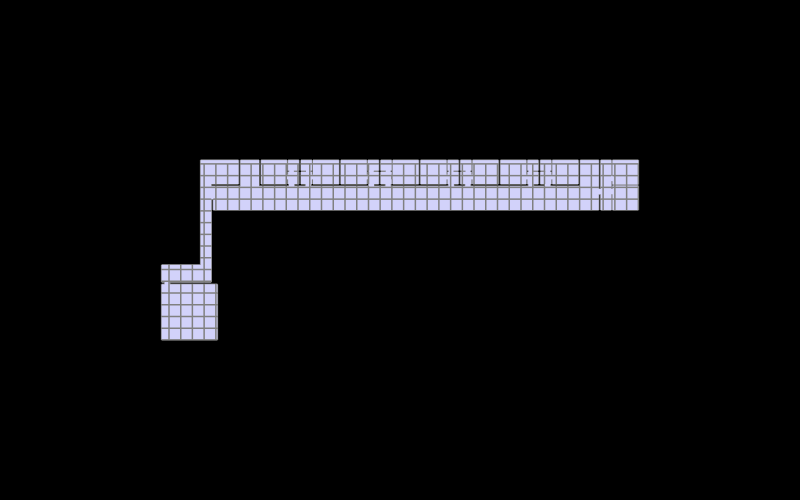
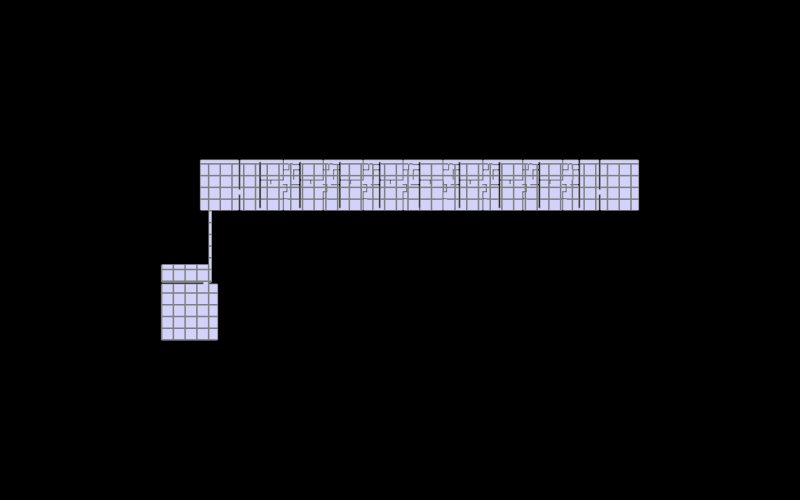

The notebook cell saved with these charts, in order:
### Markdown cell above
## 8. Show the geometry and the grids

### Code cell
Topology.Show(plan1, grid1,
              camera=[0,0,6],
              faceColor=[210,210,250],
              faceOpacity=1,
              edgeColor='grey',
              edgeWidth=3,
              showVertices=False,
              backgroundColor='black',
              width=800,
              height=500,
              renderer=renderer)

Topology.Show(plan2, grid2,
              camera=[0,0,6],
              faceColor=[210,210,250],
              faceOpacity=1,
              edgeColor='grey',
              edgeWidth=3,
              showVertices=False,
              backgroundColor='black',
              width=800,
              height=500,
              renderer=renderer)

### Figure 1 — Plotly figure (JSON) as saved in the notebook; plotly's stock layout.template omitted (floating-point values rounded to 4 significant figures; data arrays with more than 128 entries replaced by an {"elided": "..."} marker saying what was removed)
{"data": [{"hoverinfo": "text", "legendgroup": "2", "legendrank": 2, "line": {"color": "grey", "dash": "solid", "width": 3}, "marker": {"size": 0}, "mode": "lines", "name": "1: Untitled (Edges)", "showlegend": false, "text": "", "type": "scatter3d", "x": {"elided": "732 float values"}, "y": {"elided": "732 float values"}, "z": {"elided": "732 int values"}}, {"cmax": 1, "cmin": 0, "color": "#D2D2FA", "colorscale": [[0, "#440154"], [0.1111, "#482878"], [0.2222, "#3e4989"], [0.3333, "#31688e"], [0.4444, "#26828e"], [0.5556, "#1f9e89"], [0.6667, "#35b779"], [0.7778, "#6ece58"], [0.8889, "#b5de2b"], [1, "#fde725"]], "flatshading": true, "hoverinfo": "text", "hovertext": "", "i": {"elided": "242 int values"}, "j": {"elided": "242 int values"}, "k": {"elided": "242 int values"}, "legendgroup": "3", "legendrank": 3, "lighting": {"facenormalsepsilon": 0}, "name": "1: Untitled (Faces)", "opacity": 1, "showlegend": false, "showscale": false, "text": "", "type": "mesh3d", "x": {"elided": "244 float values"}, "y": {"elided": "244 float values"}, "z": {"elided": "244 int values"}}, {"hoverinfo": "text", "legendgroup": "6", "legendrank": 6, "line": {"color": "grey", "dash": "solid", "width": 3}, "marker": {"size": 0}, "mode": "lines", "name": "2: Untitled (Edges)", "showlegend": false, "text": "", "type": "scatter3d", "x": {"elided": "390 float values"}, "y": {"elided": "390 float values"}, "z": {"elided": "390 int values"}}], "layout": {"autosize": true, "height": 500, "margin": {"b": 40, "l": 40, "r": 40, "t": 40}, "paper_bgcolor": "#000000", "plot_bgcolor": "#000000", "scene": {"aspectmode": "data", "camera": {"center": {"x": 0, "y": 0, "z": 0}, "eye": {"x": 0, "y": 0, "z": 6}, "projection": {"type": "perspective"}, "up": {"x": 0, "y": 1, "z": 0}}, "xaxis": {"visible": false}, "yaxis": {"visible": false}, "zaxis": {"visible": false}}, "showlegend": true, "width": 800, "xaxis": {"showgrid": false, "visible": false, "zeroline": false}, "yaxis": {"showgrid": false, "visible": false, "zeroline": false}}}

### Figure 2 — Plotly figure (JSON) as saved in the notebook; plotly's stock layout.template omitted (floating-point values rounded to 4 significant figures; data arrays with more than 128 entries replaced by an {"elided": "..."} marker saying what was removed)
{"data": [{"hoverinfo": "text", "legendgroup": "2", "legendrank": 2, "line": {"color": "grey", "dash": "solid", "width": 3}, "marker": {"size": 0}, "mode": "lines", "name": "1: Untitled (Edges)", "showlegend": false, "text": "", "type": "scatter3d", "x": {"elided": "1266 float values"}, "y": {"elided": "1266 float values"}, "z": {"elided": "1266 int values"}}, {"cmax": 1, "cmin": 0, "color": "#D2D2FA", "colorscale": [[0, "#440154"], [0.1111, "#482878"], [0.2222, "#3e4989"], [0.3333, "#31688e"], [0.4444, "#26828e"], [0.5556, "#1f9e89"], [0.6667, "#35b779"], [0.7778, "#6ece58"], [0.8889, "#b5de2b"], [1, "#fde725"]], "flatshading": true, "hoverinfo": "text", "hovertext": "", "i": {"elided": "420 int values"}, "j": {"elided": "420 int values"}, "k": {"elided": "420 int values"}, "legendgroup": "3", "legendrank": 3, "lighting": {"facenormalsepsilon": 0}, "name": "1: Untitled (Faces)", "opacity": 1, "showlegend": false, "showscale": false, "text": "", "type": "mesh3d", "x": {"elided": "422 float values"}, "y": {"elided": "422 float values"}, "z": {"elided": "422 int values"}}, {"hoverinfo": "text", "legendgroup": "6", "legendrank": 6, "line": {"color": "grey", "dash": "solid", "width": 3}, "marker": {"size": 0}, "mode": "lines", "name": "2: Untitled (Edges)", "showlegend": false, "text": "", "type": "scatter3d", "x": {"elided": "570 float values"}, "y": {"elided": "570 float values"}, "z": {"elided": "570 int values"}}], "layout": {"autosize": true, "height": 500, "margin": {"b": 40, "l": 40, "r": 40, "t": 40}, "paper_bgcolor": "#000000", "plot_bgcolor": "#000000", "scene": {"aspectmode": "data", "camera": {"center": {"x": 0, "y": 0, "z": 0}, "eye": {"x": 0, "y": 0, "z": 6}, "projection": {"type": "perspective"}, "up": {"x": 0, "y": 1, "z": 0}}, "xaxis": {"visible": false}, "yaxis": {"visible": false}, "zaxis": {"visible": false}}, "showlegend": true, "width": 800, "xaxis": {"showgrid": false, "visible": false, "zeroline": false}, "yaxis": {"showgrid": false, "visible": false, "zeroline": false}}}
